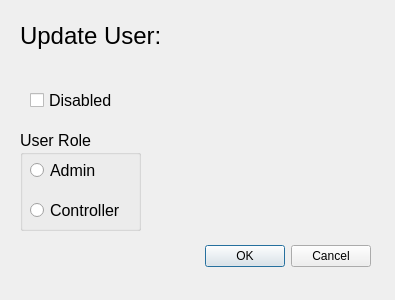
<?xml version="1.0" encoding="UTF-8"?>
<ui version="4.0">
 <class>UpdateUserDialog</class>
 <widget class="QDialog" name="UpdateUserDialog">
  <property name="geometry">
   <rect>
    <x>0</x>
    <y>0</y>
    <width>395</width>
    <height>300</height>
   </rect>
  </property>
  <property name="windowTitle">
   <string>Update User</string>
  </property>
  <widget class="QDialogButtonBox" name="buttonBox">
   <property name="geometry">
    <rect>
     <x>30</x>
     <y>240</y>
     <width>341</width>
     <height>32</height>
    </rect>
   </property>
   <property name="orientation">
    <enum>Qt::Horizontal</enum>
   </property>
   <property name="standardButtons">
    <set>QDialogButtonBox::Cancel|QDialogButtonBox::Ok</set>
   </property>
  </widget>
  <widget class="QLabel" name="lbTitle">
   <property name="geometry">
    <rect>
     <x>20</x>
     <y>20</y>
     <width>141</width>
     <height>31</height>
    </rect>
   </property>
   <property name="font">
    <font>
     <pointsize>18</pointsize>
    </font>
   </property>
   <property name="text">
    <string>Update User:</string>
   </property>
  </widget>
  <widget class="QCheckBox" name="chStatus">
   <property name="geometry">
    <rect>
     <x>30</x>
     <y>90</y>
     <width>91</width>
     <height>20</height>
    </rect>
   </property>
   <property name="font">
    <font>
     <pointsize>12</pointsize>
    </font>
   </property>
   <property name="text">
    <string>Disabled</string>
   </property>
  </widget>
  <widget class="QGroupBox" name="groupBox">
   <property name="geometry">
    <rect>
     <x>20</x>
     <y>130</y>
     <width>121</width>
     <height>101</height>
    </rect>
   </property>
   <property name="font">
    <font>
     <pointsize>12</pointsize>
    </font>
   </property>
   <property name="title">
    <string>User Role</string>
   </property>
   <widget class="QRadioButton" name="rController">
    <property name="geometry">
     <rect>
      <x>10</x>
      <y>70</y>
      <width>89</width>
      <height>20</height>
     </rect>
    </property>
    <property name="text">
     <string>Controller</string>
    </property>
   </widget>
   <widget class="QRadioButton" name="rAdmin">
    <property name="geometry">
     <rect>
      <x>10</x>
      <y>30</y>
      <width>89</width>
      <height>20</height>
     </rect>
    </property>
    <property name="text">
     <string>Admin</string>
    </property>
   </widget>
  </widget>
 </widget>
 <resources/>
 <connections>
  <connection>
   <sender>buttonBox</sender>
   <signal>accepted()</signal>
   <receiver>UpdateUserDialog</receiver>
   <slot>accept()</slot>
   <hints>
    <hint type="sourcelabel">
     <x>248</x>
     <y>254</y>
    </hint>
    <hint type="destinationlabel">
     <x>157</x>
     <y>274</y>
    </hint>
   </hints>
  </connection>
  <connection>
   <sender>buttonBox</sender>
   <signal>rejected()</signal>
   <receiver>UpdateUserDialog</receiver>
   <slot>reject()</slot>
   <hints>
    <hint type="sourcelabel">
     <x>316</x>
     <y>260</y>
    </hint>
    <hint type="destinationlabel">
     <x>286</x>
     <y>274</y>
    </hint>
   </hints>
  </connection>
 </connections>
</ui>
